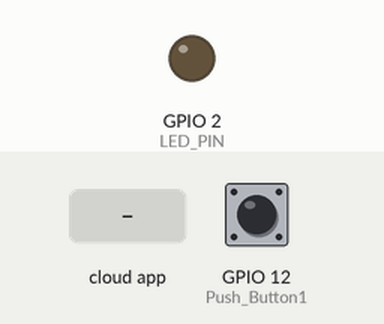
Simulated run of this program. Board: ESP32. Shown: output pins drawn as LEDs (lit = HIGH). The test bench sets the inputs (shaded band); at power-on: GPIO 12 (Push_Button1) LOW. What the program prints to the serial monitor is not drawn.

Above: at 2.7 s.
2.8 s: the phone or cloud app sets LED to 1
At 3.9 s:
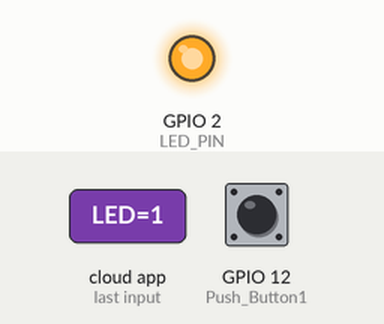
10.4 s: the phone or cloud app sets LED to 0
At 11.2 s:
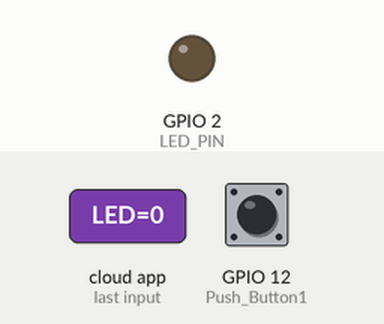
Timing chart, 0 to 12.9 s (numbered marks = the images above; inputs shaded):
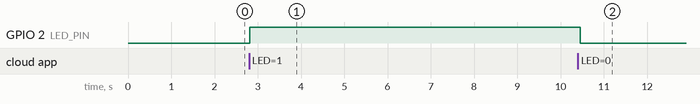

Measured:
- after the input at 2.8 s, GPIO 2 (LED_PIN): LOW → HIGH at once
- after the input at 10.4 s, GPIO 2 (LED_PIN): HIGH → LOW after 0.05 s

The program:

main.cpp
```cpp
#include <AdafruitIO_WiFi.h>
#include <Adafruit_Sensor.h>
#include <Adafruit_NeoPixel.h>
#include <DHT.h>
#include <DHT_U.h>
#include <SPI.h>

#define IO_USERNAME "Michael_Nwg"
#define IO_KEY     "aio_MiTf37vC7EtaAPboALYoJyncahkg"
#define WIFI_SSID  "Wifi-Abosi"
#define WIFI_PASS  "Nwogburu234"


#define RED_PIN   4
#define GREEN_PIN 5
#define BLUE_PIN  2
#define LDR 39
#define RGB_PIN 0
#define LED_PIN 2
#define DATA_PIN  26
#define Push_Button1 12

// RGB Var
int couleurRed = 0;
int couleurBlue = 0;
int couleurGreen = 0;

// LDR
int LDR_Value= 0;


AdafruitIO_WiFi io (IO_USERNAME,IO_KEY,WIFI_SSID, WIFI_PASS);
DHT_Unified dht(DATA_PIN, DHT11);
Adafruit_NeoPixel strip = Adafruit_NeoPixel(30, RGB_PIN, NEO_GRB + NEO_KHZ800);

// set up the  feed
AdafruitIO_Feed *RGB_BLUE = io.feed("RGB_BLUE");
AdafruitIO_Feed *RGB_RED = io.feed("RGB_RED");
AdafruitIO_Feed *RGB_GREEN = io.feed("RGB_GREEN");
AdafruitIO_Feed *LED = io.feed("LED");
AdafruitIO_Feed *Temperature = io.feed("temperature");
AdafruitIO_Feed *Humidite = io.feed("humidite");
AdafruitIO_Feed *luminosite = io.feed("luminosité");
AdafruitIO_Feed *TXT_BOX = io.feed("TXT_BOX");

// Fonction de reception des données //
void handle_LED(AdafruitIO_Data *data) {

  Serial.print("received <- ");

  if(data->toPinLevel() == HIGH){
    Serial.println("HIGH");
    TXT_BOX->save("Led: ON");
    }

  else{
    Serial.println("LOW");
    TXT_BOX->save("LED: OFF");
  }

  // write the current state to the led
  digitalWrite(LED_PIN, data->toPinLevel());
}

void handleRGB_BLUE(AdafruitIO_Data *data){
  couleurBlue = data->toInt();
  // print RGB value
  Serial.print("B: <-" );
  Serial.println(couleurBlue);
  // RGB Neopixel
  for (int i = 0; i < strip.numPixels(); i++)
    {
      strip.setPixelColor(i, strip.Color(couleurRed, couleurGreen, couleurBlue));
    }
    strip.show();
}

void handleRGB_GREEN(AdafruitIO_Data *data){
  couleurGreen = data->toInt();
  // print RGB value
  Serial.print("G: <-");
  Serial.println(couleurGreen);
  // RGB Neopixel
  for (int i = 0; i < strip.numPixels(); i++)
    {
      strip.setPixelColor(i, strip.Color(couleurRed, couleurGreen, couleurBlue));
    }
    strip.show();
}

void handleRGB_RED(AdafruitIO_Data *data){
  couleurRed = data->toInt();
  // print RGB value
  Serial.print("R: <-");
  Serial.println(couleurRed);
  // RGB Neopixel
  for (int i = 0; i < strip.numPixels(); i++)
    {
      strip.setPixelColor(i, strip.Color(couleurRed, couleurGreen, couleurBlue));
    }
    strip.show();
}
// Fonction d'actualisation des données
void Actualisation(){

  sensors_event_t event;
  dht.temperature().getEvent(&event);
  float celsius = event.temperature; // ver
  Serial.print("celsius: ");
  Serial.print(celsius);
  Serial.println("C");
  Temperature->save(celsius);

  dht.humidity().getEvent(&event);
  Serial.print("humidité: ");
  Serial.print(event.relative_humidity);
  Serial.println("%");
  Humidite->save(event.relative_humidity);

  LDR_Value = analogRead(LDR);
  Serial.print("Luminosité -> ");
  Serial.println(LDR_Value);
  luminosite->save(LDR_Value);
  }

void setup() {

  pinMode(LED_PIN, OUTPUT);
  pinMode(Push_Button1, INPUT_PULLDOWN);
  Serial.begin(115200);
  while(!Serial);
  dht.begin();
  Serial.print("Connecting to Adafruit IO");
  io.connect();


  // Création de message CALLBACK
  LED->onMessage(handle_LED);
  RGB_BLUE->onMessage(handleRGB_BLUE);
  RGB_RED->onMessage(handleRGB_RED);
  RGB_GREEN->onMessage(handleRGB_GREEN);


  while(io.status() < AIO_CONNECTED) {
    Serial.print(".");
    delay(500);
  }
  Serial.println();
  Serial.println(io.statusText());


  LED->get();
  RGB_BLUE->get();
  RGB_RED->get();
  RGB_GREEN->get();
}

void loop() {
  io.run();
  if (digitalRead(Push_Button1) == HIGH){
    Actualisation();
  }
}
```
